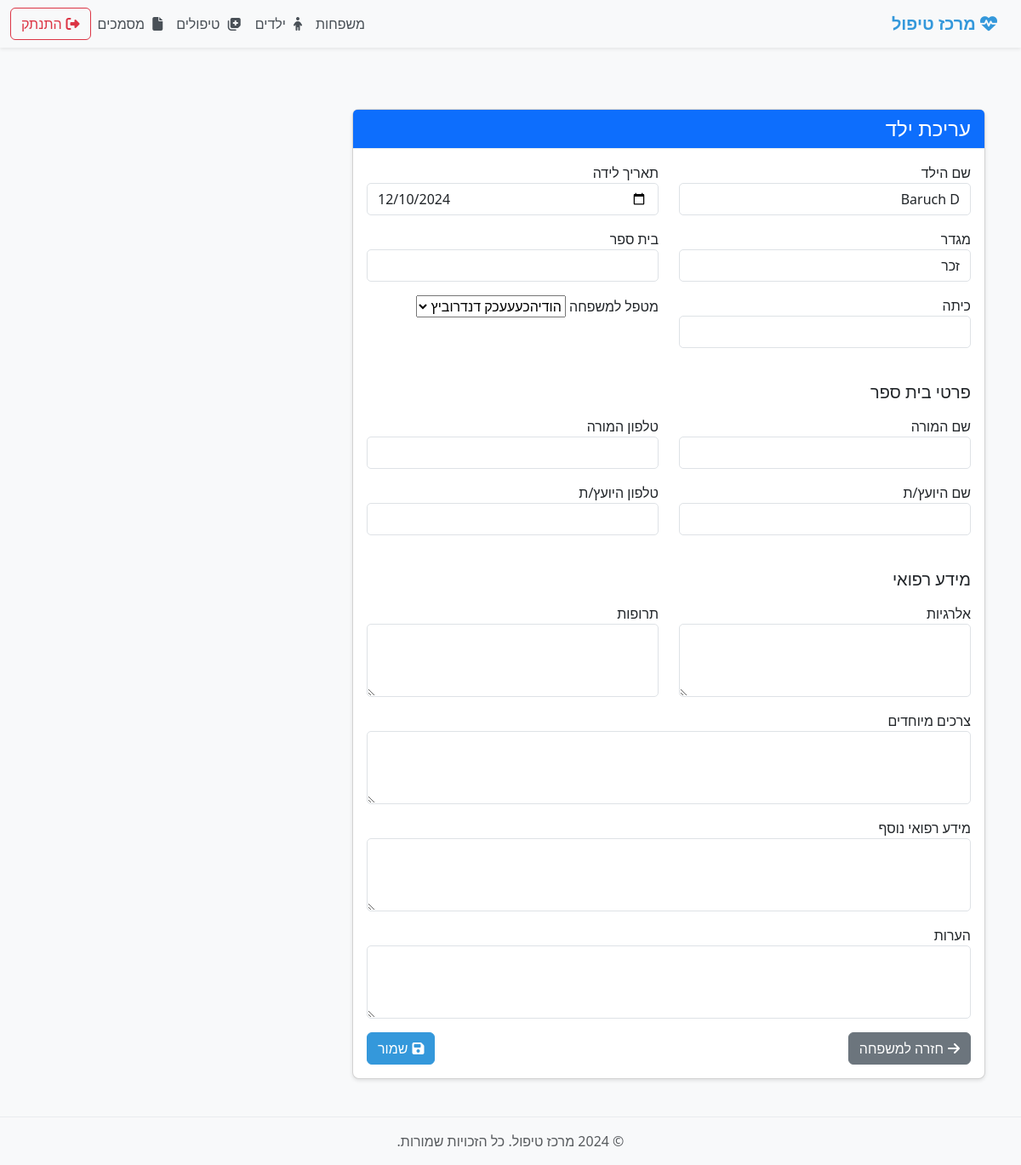
The app's page /child/1/edit/ (signed in) with its own data.
### treatment_app/models.py (models this page shows, shortened)
class Child(models.Model):
    family = models.ForeignKey(
        Family,
        on_delete=models.CASCADE,
        related_name='children',
        verbose_name=_('משפחה')
    )
    name = models.CharField(max_length=100, verbose_name=_('שם הילד'))
    birth_date = models.DateField(verbose_name=_('תאריך לידה'))
    gender = models.CharField(
        max_length=10,
        choices=[('male', _('זכר')), ('female', _('נקבה'))],
        verbose_name=_('מגדר')
    )
    school = models.CharField(max_length=100, verbose_name=_('בית ספר'), blank=True)
    grade = models.CharField(max_length=20, verbose_name=_('כיתה'), blank=True)
    teacher_name = models.CharField(max_length=100, verbose_name=_('שם המורה'), blank=True)
    teacher_phone = models.CharField(max_length=20, verbose_name=_('טלפון המורה'), blank=True)
    school_counselor_name = models.CharField(max_length=100, verbose_name=_('שם היועץ/ת'), blank=True)
    school_counselor_phone = models.CharField(max_length=20, verbose_name=_('טלפון היועץ/ת'), blank=True)
    allergies = models.TextField(verbose_name=_('אלרגיות'), blank=True)
    medications = models.TextField(verbose_name=_('תרופות'), blank=True)
    special_needs = models.TextField(verbose_name=_('צרכים מיוחדים'), blank=True)
    medical_info = models.TextField(verbose_name=_('מידע רפואי'), blank=True)
    notes = models.TextField(verbose_name=_('הערות'), blank=True)
    therapist = models.ForeignKey(
        'TherapistProfile',
        on_delete=models.SET_NULL,
        null=True,
        blank=True,
        verbose_name=_('מטפל')
    )
    created_at = models.DateTimeField(auto_now_add=True, verbose_name=_('נוצר ב'))
    updated_at = models.DateTimeField(auto_now=True, verbose_name=_('עודכן ב'))
    class Meta:
        verbose_name = _('ילד')
        verbose_name_plural = _('ילדים')
        ordering = ['family', 'name']

### treatment_app/views.py (the view, shortened to what this page needs)
# urls.py: path('child/<int:pk>/edit/', views.ChildUpdateView.as_view(), name='child-update'),
class ChildUpdateView(LoginRequiredMixin, UpdateView):
    model = Child
    form_class = ChildForm
    template_name = 'treatment_app/child_form.html'
    def get_form_kwargs(self):
        kwargs = super().get_form_kwargs()
        kwargs['user'] = self.request.user
        return kwargs
    def get_context_data(self, **kwargs):
        context = super().get_context_data(**kwargs)
        context['family'] = self.object.family
        return context

### treatment_app/models.py (called while the page is built)
    def __str__(self):
        return f"{self.user.get_full_name() or self.user.username}"

### treatment_app/templates/treatment_app/child_form.html (shortened to what this page needs)
{% extends "treatment_app/base.html" %}
{% load crispy_forms_tags %}
{% block content %}
<div class="container mt-5">
    <div class="col-md-8 offset-md-2">
        <div class="card">
            <div class="card-header bg-primary text-white">
                <h4 class="mb-0">{% if form.instance.pk %}עריכת ילד{% else %}הוספת ילד חדש{% endif %}</h4>
            </div>
            <div class="card-body">
                <form method="post" enctype="multipart/form-data">
                    <div class="row">
                        <div class="col-md-6">
                            <div class="form-group mb-3">
                                <label>שם הילד</label>
                                {{ form.name }}
                            </div>
                        </div>
                        <div class="col-md-6">
                            <div class="form-group mb-3">
                                <label>תאריך לידה</label>
                                {{ form.birth_date }}
                            </div>
                        </div>
                    </div>
                    <div class="row">
                        <div class="col-md-6">
                            <div class="form-group mb-3">
                                <label>מגדר</label>
                                {{ form.gender }}
                            </div>
                        </div>
                        <div class="col-md-6">
                            <div class="form-group mb-3">
                                <label>בית ספר</label>
                                {{ form.school }}
                            </div>
                        </div>
                    </div>
                    <div class="row">
                        <div class="col-md-6">
                            <div class="form-group mb-3">
                                <label>כיתה</label>
                                {{ form.grade }}
                            </div>
                        </div>
                        {% if family %}
                        <div class="col-md-6">
                            <div class="form-group mb-3">
                                <label>מטפל למשפחה</label>
                                {{ form.therapist }}
                            </div>
                        </div>
                        {% endif %}
                    </div>
                    <h5 class="mt-4 mb-3">פרטי בית ספר</h5>
                    <div class="row">
                        <div class="col-md-6">
                            <div class="form-group mb-3">
                                <label>שם המורה</label>
                                {{ form.teacher_name }}
                            </div>
                        </div>
                        <div class="col-md-6">
                            <div class="form-group mb-3">
                                <label>טלפון המורה</label>
                                {{ form.teacher_phone }}
                            </div>
                        </div>
                    </div>
                    <div class="row">
                        <div class="col-md-6">
                            <div class="form-group mb-3">
                                <label>שם היועץ/ת</label>
                                {{ form.school_counselor_name }}
                            </div>
                        </div>
                        <div class="col-md-6">
                            <div class="form-group mb-3">
                                <label>טלפון היועץ/ת</label>
                                {{ form.school_counselor_phone }}
                            </div>
                        </div>
                    </div>
                    <h5 class="mt-4 mb-3">מידע רפואי</h5>
                    <div class="row">
                        <div class="col-md-6">
                            <div class="form-group mb-3">
                                <label>אלרגיות</label>
                                {{ form.allergies }}
                            </div>
                        </div>
                        <div class="col-md-6">
                            <div class="form-group mb-3">
                                <label>תרופות</label>
                                {{ form.medications }}
                            </div>
                        </div>
                    </div>
                    <div class="form-group mb-3">
                        <label>צרכים מיוחדים</label>
                        {{ form.special_needs }}
                    </div>
                    <div class="form-group mb-3">
                        <label>מידע רפואי נוסף</label>
                        {{ form.medical_info }}
                    </div>
                    <div class="form-group mb-3">
                        <label>הערות</label>
                        {{ form.notes }}
                    </div>
                    <div class="d-flex justify-content-between mt-3">
                        {% if family %}
                            <a href="{% url 'treatment_app:family-detail' family.id %}" class="btn btn-secondary">
                                <i class="fas fa-arrow-right"></i> חזרה למשפחה
                            </a>
                        {% else %}
                            <a href="{% url 'treatment_app:child-list' %}" class="btn btn-secondary">
                                <i class="fas fa-arrow-right"></i> חזרה לרשימת ילדים
                            </a>
                        {% endif %}
                        <button type="submit" class="btn btn-primary">
                            <i class="fas fa-save"></i> שמור
                        </button>
                    </div>
                </form>
            </div>
        </div>
    </div>
</div>
{% endblock %}

### treatment_app/static/treatment_app/css/custom.css (style rules this page uses)
:root { --primary-color: #3498db; --secondary-color: #2ecc71; --danger-color: #e74c3c; --warning-color: #f39c12; --info-color: #2980b9; --light-gray: #f8f9fa; }
body { font-family: 'Segoe UI', Tahoma, Geneva, Verdana, sans-serif; background-color: var(--light-gray); direction: rtl; text-align: right; }
.btn { display: inline-flex; align-items: center; justify-content: center; }
.btn i { margin-left: 5px; }
.btn-primary { background-color: var(--primary-color); border-color: var(--primary-color); }
.card { border-radius: 8px; box-shadow: 0 2px 4px rgba(0,0,0,0.1); margin-bottom: 20px; }
.card-header { background-color: var(--light-gray); border-bottom: 1px solid #e9ecef; }
.form-control { border-radius: 5px; }

### records on screen
Child: name "Baruch D", birth_date "12/10/2024", gender "זכר", therapist "הודיהכעעעכק דנדרוביץ"
